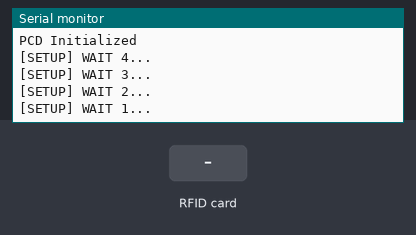
A sketch run on a simulated ESP32. Parts: the last lines printed to the serial monitor. Inputs (shaded band) come from the test bench.

Above: at 5.2 s.
5.3 s: RFID card 21 01 28 46 38 held to the reader
At 5.9 s:
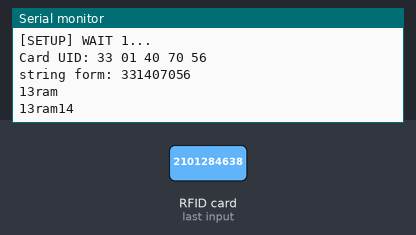
6.8 s: RFID card 13 72 24 22 11 02 held to the reader
At 8.0 s:
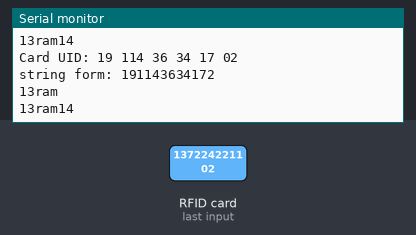
8.3 s: RFID card 5E 7A 19 C4 held to the reader
At 8.8 s:
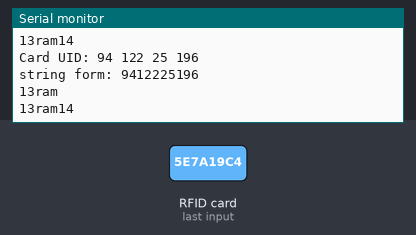
Timing chart, 0 to 11.3 s (numbered marks = the images above; inputs shaded):
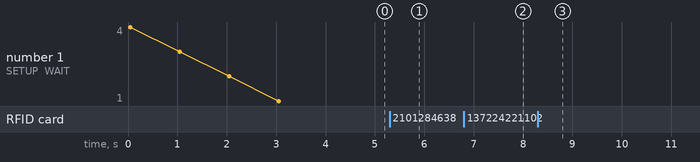

Measured:
- after the input at 5.3 s, the serial monitor: prints a new line at once (image 1)
- after the input at 6.8 s, the serial monitor: prints a new line after 0.06 s (image 2)
- after the input at 8.3 s, the serial monitor: prints a new line at once (image 3)

The sketch:

RFID.ino
```cpp
/* Connections:
 *  RFID --- ESP32
 *  5V        5V
 *  Gnd       Gnd
 *  MISO      GPIO19 (MISO)
 *  MOSI      GPIO23 (MOSI)
 *  SCK       GPIO18 (SCK)
 *  RST       GPIO2(Preferrable)
 *  SDA       GPIO5 (SS)
 */

#include<string.h>

#include "MFRC522.h"      //RC522 Library
#include <SPI.h>          //SPI library

#define USE_SERIAL Serial


#define RST_PIN 2 //
#define SS_PIN 5 // S
MFRC522 mfrc522(SS_PIN, RST_PIN);

String Result=" ";
String ch;
long count = 0;
int id_tag;


void setup()
{
  Serial.begin(115200);       // Initialize serial communications
  SPI.begin();                // Initialize SPI bus
  Serial.println("SPI initialized");
  mfrc522.PCD_Init();         // Initialize MFRC522
  Serial.println("PCD Initialized");
  for(uint8_t t = 4; t > 0; t--) {
        USE_SERIAL.printf("[SETUP] WAIT %d...\n", t);
        USE_SERIAL.flush();
        delay(1000);
    }
}

void loop()
{
//   Look for new cards
  if ( ! mfrc522.PICC_IsNewCardPresent())
  {
    delay(50);
    return;
  }
//   Function to select one of the cards
   if ( ! mfrc522.PICC_ReadCardSerial())
    {
      delay(50);
      return;
    }
//   Show some details of the PICC (that is: the tag/card)
  Serial.print(F("Card UID:"));
  dump_byte_array(mfrc522.uid.uidByte, mfrc522.uid.size);         //Function calling(uidByte is an array member in uid structure,size is another member in uid structure,size:no of bytes in uid here, it is 4)
  Serial.println();

  delay(1000);
}


 //Helper routine to dump a byte array as hex values to Serial

  void dump_byte_array(byte *buffer, byte bufferSize)         //Function defnition(*buffer-to pass array into a function we should pass pointer)
  {
    String res=" ";                                           //declaring empty string
    for (byte i = 0; i < bufferSize; i++)
    {
      Serial.print(buffer[i] < 0x10 ? " 0" : " ");
      Serial.print(buffer[i], DEC);
      int n=(int)buffer[i];                                 //converting byte into an integer
      String s=String(n);                                   //converting an integer into string
      res=String(res+s);
    }


    Serial.println();
    Serial.print("string form:");
    Serial.print(res);
    if(res == " 23831241197")
    {
        id_tag = 1;
        count++;
        Serial.println("ID = 1");
    }
    else if(res == " 2101284638")
    {
        id_tag = 2;
        count++;
        Serial.println("ID = 2");
    }
    else if(res == " 137224221102")
    {
        id_tag = 3;
        count++;
        if(count > 20)
        {
            count = 0;
            Serial.println("ID = 3");
        }

    }
    else if(res == " 105870101")
    {
        id_tag = 4;
        count++;
        Serial.println("ID = 4");
    }
    else if(res == " 185139236102")
    {
        id_tag = 5;
        count++;
        Serial.println("ID = 5");
    }

    String s=String(13);
    res=String(s+String("ram"));
    Serial.println();
    Serial.print(res);
    String a=String(14);
    Serial.println();
    res=String(s+String("ram")+a);
    Serial.print(res);


  }
```
